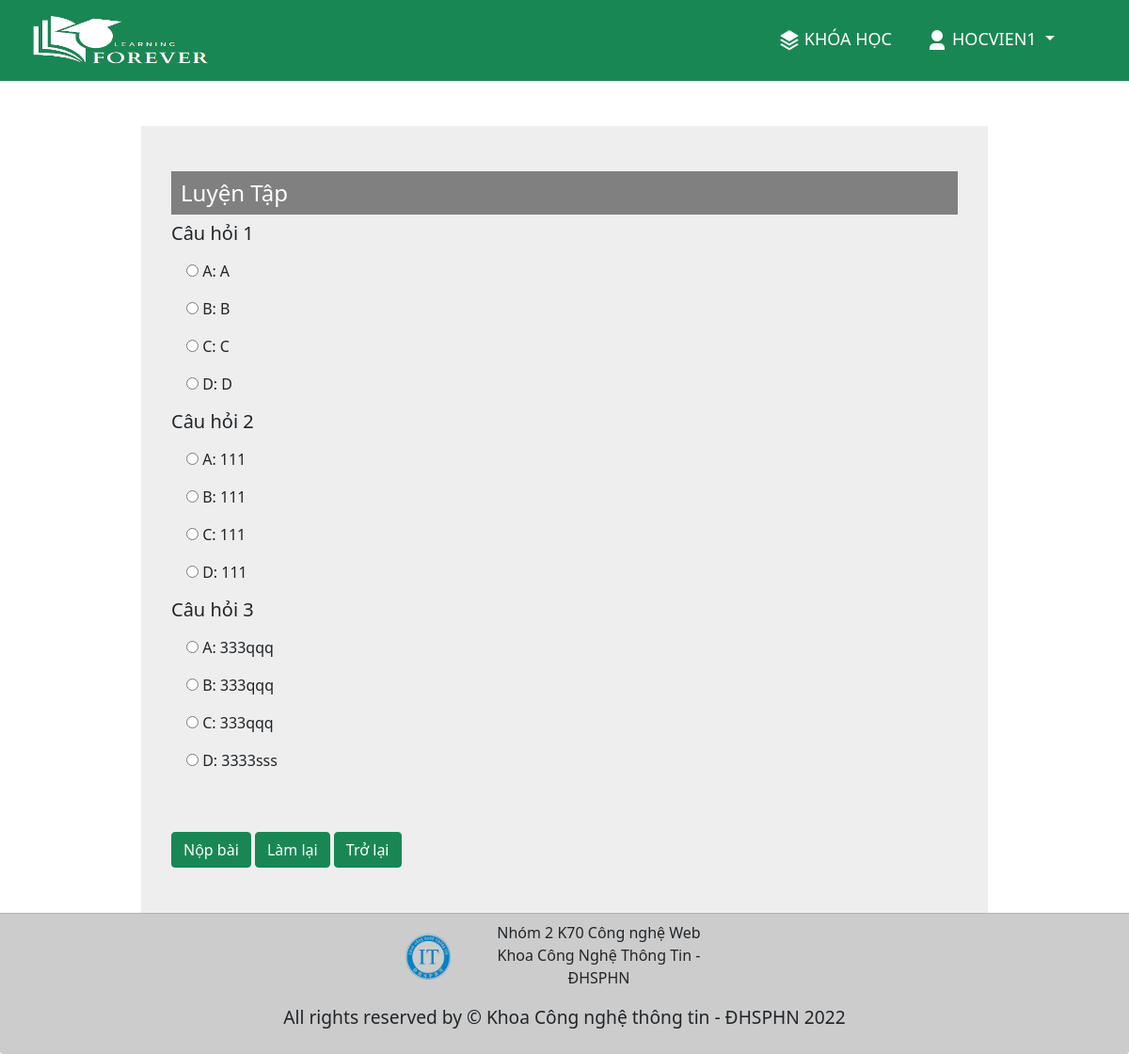
/TruyCapBaiLuyen.php?idBL=1 (signed in), run on the app's committed database.
### tables this page shows
CREATE TABLE `tb_tai_khoan` (
  `ten_dang_nhap` varchar(255) NOT NULL,
  `ten_hien_thi` varchar(255) NOT NULL,
  `mat_khau` varchar(50) NOT NULL,
  `doi_tuong` tinyint(1) NOT NULL DEFAULT 0,
  `ngay_sinh` date DEFAULT NULL,
  `gioi_tinh` tinyint(4) NOT NULL DEFAULT -1
);

CREATE TABLE `tb_cau_hoi` (
  `id` int(11) NOT NULL,
  `id_bai_luyen_tap` int(11) NOT NULL,
  `ten_cau_hoi` varchar(500) NOT NULL,
  `da_A` varchar(200) NOT NULL,
  `da_B` varchar(200) NOT NULL,
  `da_C` varchar(200) NOT NULL,
  `da_D` varchar(200) NOT NULL,
  `dap_an` varchar(2) NOT NULL
);

### function.php (called while the page is built, shortened)
<?php
	function selectTK($user){
		GLOBAL $conn;
		$sql = "SELECT * FROM tb_tai_khoan WHERE ten_dang_nhap = '$user'";
		$query = mysqli_query($conn, $sql);
		return mysqli_fetch_array($query);
	}
?>

### TruyCapBaiLuyen.php (the view, shortened to what this page needs)
<?php
	include "Connect.php";
?>
<!DOCTYPE html>
<html>
<head>
    <link href="https://cdn.jsdelivr.net/npm/remixicon@2.5.0/fonts/remixicon.css" rel="stylesheet">
	<link rel="stylesheet" type="text/css" href="assets/bootstrap/css/bootstrap.css">
    <link rel="stylesheet" type="text/css" href="assets/cssX/check.css">
</head>
<body>
    <main style="min-height: 90vh; max-width: 100%;">
    	<?php
            include "navbar.php";
            $idBL = $_GET['idBL'];
        ?>
    	<div style="height: 86px;"></div>
        <?php
            $sql = "SELECT * FROM tb_cau_hoi WHERE id_bai_luyen_tap = $idBL";
            $query = mysqli_query($conn, $sql);
        ?>
    	<div class="d-flex justify-content-center mt-5">
        <form action="" method="POST" class="w-75">
            <fieldset>
                <legend>Luyện Tập</legend>
                <?php while ($row = mysqli_fetch_array($query)) { ?>
                <div class="mb-3 h5" >
                  <?php echo $row['ten_cau_hoi']; ?>
                </div>
                <div class="mb-3" style="margin-left: 16px;">
                  <input type="radio" <?php if (isset($_POST['NopBai'])) {
                      echo "disabled";
                  } ?>
                  id="<?php echo $row['id']; ?>"
                  name="arrBL[<?php echo $row['id']; ?>]"
                  <?php if (isset($arrBL[$row['id']]) && $arrBL[$row['id']] == "A") {
                      echo "checked";
                  } ?> value="A">
                  A: <?php echo $row['da_A']; ?>
                </div>
                <div class="mb-3" style="margin-left: 16px;">
                  <input type="radio" <?php if (isset($_POST['NopBai'])) {
                      echo "disabled";
                  } ?>
                  id="<?php echo $row['id']; ?>"
                  name="arrBL[<?php echo $row['id']; ?>]"
                  <?php if (isset($arrBL[$row['id']]) && $arrBL[$row['id']] == "B") {
                      echo "checked";
                  } ?> value="B">
                    B: <?php echo $row['da_B']; ?>
                </div>
                <div class="mb-3" style="margin-left: 16px;">
                  <input type="radio" <?php if (isset($_POST['NopBai'])) {
                      echo "disabled";
                  } ?>
                  id="<?php echo $row['id']; ?>"
                  name="arrBL[<?php echo $row['id']; ?>]"
                  <?php if (isset($arrBL[$row['id']]) && $arrBL[$row['id']] == "C") {
                      echo "checked";
                  } ?> value="C">
                    C: <?php echo $row['da_C']; ?>
                </div>
                <div class="mb-3" style="margin-left: 16px;">
                  <input type="radio" <?php if (isset($_POST['NopBai'])) {
                      echo "disabled";
                  } ?>
                  id="<?php echo $row['id']; ?>"
                  name="arrBL[<?php echo $row['id']; ?>]"
                  <?php if (isset($arrBL[$row['id']]) && $arrBL[$row['id']] == "D") {
                      echo "checked";
                  } ?> value="D">
                    D: <?php echo $row['da_D']; ?>
                </div>
                <?php if ($_SESSION['doiTuong'] != 0) {
                ?>
                <a class="btn btn-warning mb-3" href="SuaCauHoi.php?idBL=<?php echo $idBL .'&id=' .$row['id'];?>">Sửa Câu Hỏi</a>
            <?php }} ?>
            <br><br>
                <input type="submit" class="btn btn-success" name="NopBai" value="Nộp bài">
                <a class="btn btn-success" href="TruyCapBaiLuyen.php?idBL=<?php echo $idBL; ?>">Làm lại</a>
                <a class="btn btn-success" href="LuyenTap.php?idBL=<?php echo $idBL; ?>">Trở lại</a>
            </fieldset>
        </form>
        <br> <br>
        </div>
	</main>
    <?php include "footer.php"; ?>
</body>
</html>

### navbar.php (shortened to what this page needs)
<nav class="navbar navbar-expand-lg text-uppercase fixed-top bg-success" id="mainNav">
        <div class="container-fluid">
            	<a class="navbar-brand px-3" href="KhoaHoc.php">
					<img width="200px" height="60px" src="assets/image/logoA.png">
	            </a>
            <div class="collapse navbar-collapse" id="navbarResponsive">
                <ul class="navbar-nav ms-auto" style="font-size: 18px;">
			    	<li class="nav-item dropdown">
					  <a class="text-nav nav-link active py-3 px-0 px-lg-3 rounded text-white" href="KhoaHoc.php"><img class="p-1" src="assets/image/stack.png">Khóa học</a>
					</li>
				<?php
						$row = selectTK($_SESSION['user']);
					?>
					<li class="nav-item dropdown" style="margin-right: 24px; min-width: 200px;">
					  <a class="text-nav nav-link dropdown-toggle active py-3 px-0 px-lg-3 rounded text-white" href="#" id="navbarDropdownMenuLink" role="button" data-bs-toggle="dropdown" aria-expanded="false">
					    <?php
					    	echo "<img class='p-1' src='assets/image/user.png'>" .$row['ten_hien_thi'];
					    ?>
					  </a>
					</li>
				</ul>
            </div>
        </div>
    </nav>

### TruyCapBaiLuyen.php (style rules this page uses)
fieldset { background-color: #eeeeee; padding: 3rem 2rem; }
legend { background-color: gray; color: white; padding: 5px 10px; }

### data on the page
tb_tai_khoan: ten_hien_thi "HOCVIEN1"
tb_cau_hoi: ten_cau_hoi "Câu hỏi 1", da_A "A", da_B "B", da_C "C", da_D "D"
tb_cau_hoi: ten_cau_hoi "Câu hỏi 2", da_A "111", da_B "111", da_C "111", da_D "111"
tb_cau_hoi: ten_cau_hoi "Câu hỏi 3", da_A "333qqq", da_B "333qqq", da_C "333qqq", da_D "3333sss"
